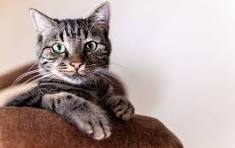
#> input picture cat.png, 235 x 148 px
$ jupyter execute LAB_2.ipynb   (older library calls are emulated)
#> lines starting #> are read from the running program, lines starting #| are printed output that depends on the picture; after the words box and inside, x2 and y2 are one past the last pixel; in counts of white or black regions, pixels touching at a corner belong together
[cell 1]
# sobel filter for detecting verticle and horizontal edges,/
# also do so usimg canny filter /
# explore and use laplacian filter, /
# explore and use haris corner detector/
# explore and use sift/
# apply various filter bank to detect texture in the image/
# assuming that your task is to classify image in 3 classes (dog, cat, horse etc) extract feature from the image using various feature extraction process/

[cell 2]
import cv2
import matplotlib.pyplot as plt
import numpy as np

[cell 3]
img = cv2.imread('cat.png')
#> img is the input picture: shape (148, 235, 3); mean B, G, R 158.6, 161.6, 177.2
plt.imshow(img)

[cell 4]
img = cv2.cvtColor(img, cv2.COLOR_BGR2RGB)
plt.imshow(img)

[cell 5]
print("The image is of size : ",img.shape)
#| The image is of size :  (148, 235, 3)

### 1) Detect Horizontal & Vertical Edges Using Sobel Filter

[cell 6]
image =img.copy()
sobel_x = cv2.Sobel(image, cv2.CV_64F, 1, 0, ksize=3)  # Gradient in x direction
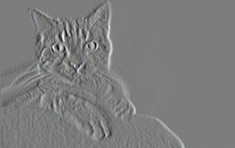
#> sobel_x: shape (148, 235, 3) float64; mean R, G, B 1.3, 2.3, 2.9; drawn with min black and max white
sobel_y = cv2.Sobel(image, cv2.CV_64F, 0, 1, ksize=3)  # Gradient in y direction
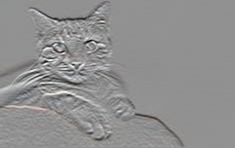
#> sobel_y: shape (148, 235, 3) float64; mean R, G, B -5.8, -7.5, -8.1; drawn with min black and max white

[cell 7]
type(sobel_x), sobel_x.shape

[cell 8]
sobel_x.max(), sobel_x.min()
#> Out = (883, -850)

[cell 9]
gradient_magnitude = np.sqrt(sobel_x**2 + sobel_y**2)
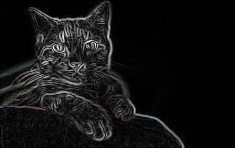
#> gradient_magnitude: shape (148, 235, 3) float64; mean R, G, B 68, 67.9, 68.3; drawn with min black and max white

[cell 10]
print(gradient_magnitude.shape)
#| (148, 235, 3)
gradient_magnitude.max(),gradient_magnitude.min()
#> Out = (923.7, 0)

[cell 11]
sobel_x_display = cv2.normalize(np.abs(sobel_x), None, 0, 255, cv2.NORM_MINMAX).astype(np.uint8)
sobel_y_display = cv2.normalize(np.abs(sobel_y), None, 0, 255, cv2.NORM_MINMAX).astype(np.uint8)
gradient_magnitude_display = cv2.normalize(gradient_magnitude, None, 0, 255, cv2.NORM_MINMAX).astype(np.uint8)
print(sobel_x_display.max())
#| 255
print(sobel_x_display.min())
#| 0
print(sobel_x_display.shape)
#| (148, 235, 3)

[cell 12]
print(gradient_magnitude_display.max())
#| 255
print(gradient_magnitude_display.min())
#| 0
print(gradient_magnitude_display.shape)
#| (148, 235, 3)

[cell 13]
plt.figure(figsize=(10, 10))
plt.subplot(2, 2, 1)
plt.title("Original Image")
plt.imshow(image, cmap='gray')
plt.axis('off')

plt.subplot(2, 2, 2)
plt.title("Sobel X")
plt.imshow(sobel_x_display, cmap='gray')
plt.axis('off')

plt.subplot(2, 2, 3)
plt.title("Sobel Y")
plt.imshow(sobel_y_display, cmap='gray')
plt.axis('off')

plt.subplot(2, 2, 4)
plt.title("Gradient Magnitude")
plt.imshow(gradient_magnitude_display, cmap='gray')
plt.axis('off')

plt.tight_layout()
plt.show()

### 2) Detect Horizontal & Vertical Edges Using Canny Filter

[cell 14]
image = img.copy()
edges = cv2.Canny(img,0,100)
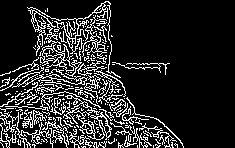
#> edges: shape (148, 235); 15.9% white in thin lines or dots, all inside (x1, y1, x2, y2) = (0, 1, 184, 148)

plt.subplot(121),plt.imshow(img,cmap = 'gray')
plt.title('Original Image'), plt.xticks([]), plt.yticks([])
plt.subplot(122),plt.imshow(edges,cmap = 'gray')
plt.title('Edge Image'), plt.xticks([]), plt.yticks([])

### 3) Laplacian of Gaussian

[cell 15]
image = img.copy()
gaussian_blur = cv2.GaussianBlur(image, (5, 5), 0)

laplacian = cv2.Laplacian(gaussian_blur, cv2.CV_64F)

laplacian = np.uint8(np.absolute(laplacian))

plt.figure(figsize=(10, 5))
plt.subplot(1, 3, 1)
plt.title("Original Image")
plt.imshow(image, cmap='gray')

plt.subplot(1, 3, 2)
plt.title("Gaussian Blur")
plt.imshow(gaussian_blur, cmap='gray')

plt.subplot(1, 3, 3)
plt.title("Laplacian of Gaussian")
plt.imshow(laplacian, cmap='gray')

plt.tight_layout()
plt.show()

### 4) Harris Corner Detection

[cell 16]
import cv2
import numpy as np

# Read the image
# image_path = 'cat.png'
# img = cv2.imread(image_path)
gray = cv2.cvtColor(img, cv2.COLOR_RGB2GRAY)

# Convert to float32
gray = np.float32(gray)

# Parameters for Harris corner detection
block_size = 2
ksize = 3
k = 0.04

# # Compute Harris corner detection
dst = cv2.cornerHarris(gray, blockSize=block_size, ksize=ksize, k=k)

# # Dilate to mark the corners
dst = cv2.dilate(dst, None)

# # Threshold for an optimal value, it may vary depending on the image
threshold = 0.1
img[dst > threshold * dst.max()] = [0, 0, 255]
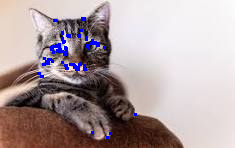
#> img: shape (148, 235, 3); mean R, G, B 175, 159.6, 161

# # Display the result
plt.imshow(img)
# cv2.waitKey(0)
# cv2.destroyAllWindows()

# Optionally, save the result
cv2.imwrite('harris_corners_result.jpg', img)
#> Out = True

[cell 17]
import cv2
import numpy as np
import matplotlib.pyplot as plt

img = cv2.imread('cat.png', cv2.IMREAD_GRAYSCALE)
#> img: shape (148, 235); min 0, max 255, mean 166

sift = cv2.SIFT_create()

keypoints, descriptors = sift.detectAndCompute(img, None)
#> keypoints = 261 keypoints; strongest (x, y, size): (59, 47, 2.7), (61, 36, 2.7), (45, 63, 2), (68, 35, 1.9)

sift_img = cv2.drawKeypoints(img, keypoints, None, flags=cv2.DRAW_MATCHES_FLAGS_DRAW_RICH_KEYPOINTS)
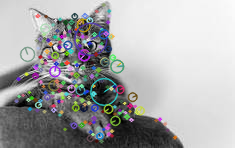
#> sift_img: shape (148, 235, 3); mean of channels 0, 1, 2 169, 168.4, 168; drawn as B, G, R


plt.figure(figsize=(8, 6))
plt.imshow(sift_img, cmap='gray')
plt.title("SIFT Feature Detection")
plt.show()

[cell 18]
texture = cv2.imread("texture.jpg")
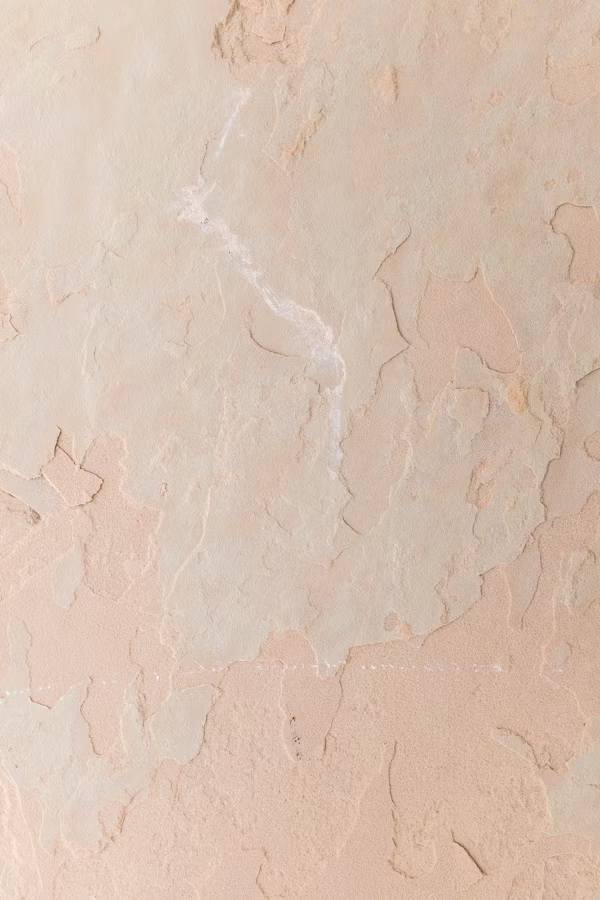
#> input picture texture.jpg, 600 x 900 px
#> texture is the input picture: shape (900, 600, 3); mean B, G, R 177.4, 193.2, 215.9

[cell 19]
plt.imshow(texture)

[cell 20]
def apply_gabor_filters(image):
    ksize = 31  # Filter size
    num_filters = 8  # Number of orientations
    filtered_images = []

    for i, theta in enumerate(np.linspace(0, np.pi, num_filters)):
        kernel = cv2.getGaborKernel((ksize, ksize), 4.0, theta, 10.0, 0.5, 0, ktype=cv2.CV_32F)
        filtered_img = cv2.filter2D(image, cv2.CV_32F, kernel)

        # Normalize output for better visualization
        filtered_img = cv2.normalize(filtered_img, None, 0, 255, cv2.NORM_MINMAX).astype(np.uint8)

        # Apply colormap to enhance contrast
        filtered_img = cv2.applyColorMap(filtered_img, cv2.COLORMAP_JET)

        filtered_images.append(filtered_img)
#> this loop made 8 passes
#> pass 1, in apply_gabor_filters, `filtered_img = cv2.applyColorMap(filtered_img, cv2.COLORMAP_JET)`:
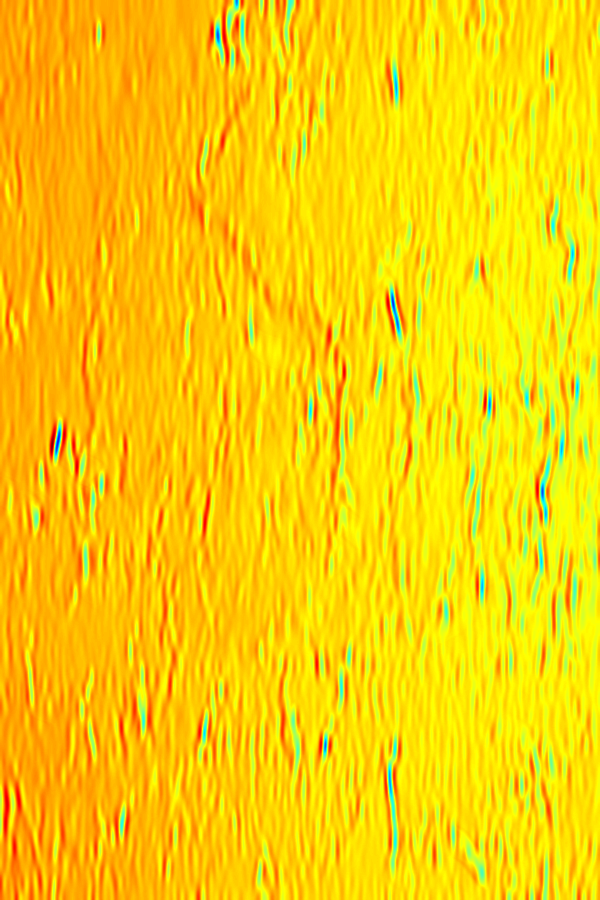
#> filtered_img: shape (900, 600, 3); mean B, G, R 4.9, 205.8, 250.2
#> pass 2, in apply_gabor_filters, `filtered_img = cv2.filter2D(image, cv2.CV_32F, kernel)`:
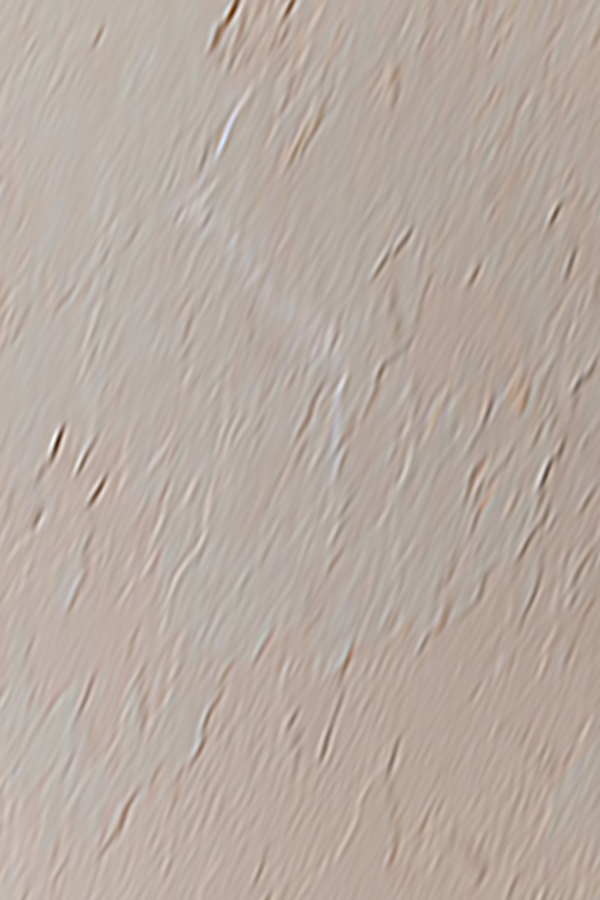
#> filtered_img: shape (900, 600, 3) float32; mean B, G, R 1490, 1622.6, 1813.1; drawn with min black and max white
#> after the loop, filtered_images = 8 items

    fig, axs = plt.subplots(2, 4, figsize=(12, 6))
    plt.subplots_adjust(wspace=0.3, hspace=0.3)

    for i, ax in enumerate(axs.flat):
        ax.imshow(cv2.cvtColor(filtered_images[i], cv2.COLOR_BGR2RGB))
        ax.set_title(f'Gabor {i+1}', fontsize=10)
        ax.axis('off')

    plt.show()
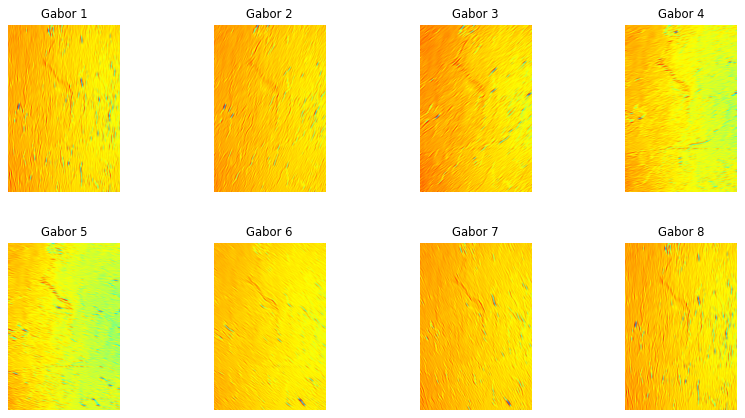
#> figure drawn by matplotlib, 8 panels

apply_gabor_filters(texture)
